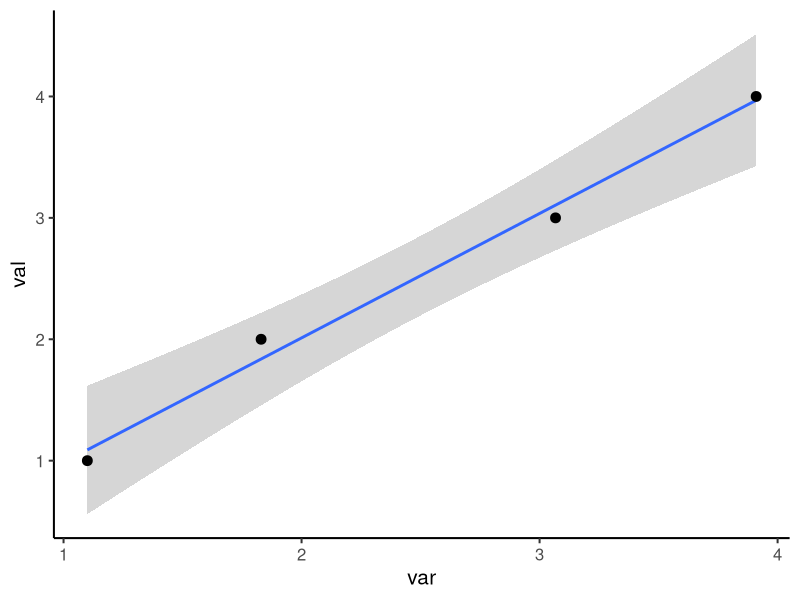

Here is the R script that generated this plot:
## ---- chunk 1
knitr::opts_chunk$set(echo = TRUE)

# Load packages
library(tidyverse)

## ---- chunk 2

# Create and write some data
test_df <- data.frame(var = c(1.1, 1.83, 3.067, 3.91),
                      val = c(1,2,3,4))

write.csv(test_df, "test.csv", row.names = FALSE)

# Plot your fake data to show it in-line in the RMD
ggplot(data = test_df,
       aes(x = var, y = val)) +
  geom_smooth(method = "lm") +
  geom_point(size = 3) +
  theme_classic(base_size = 15)

